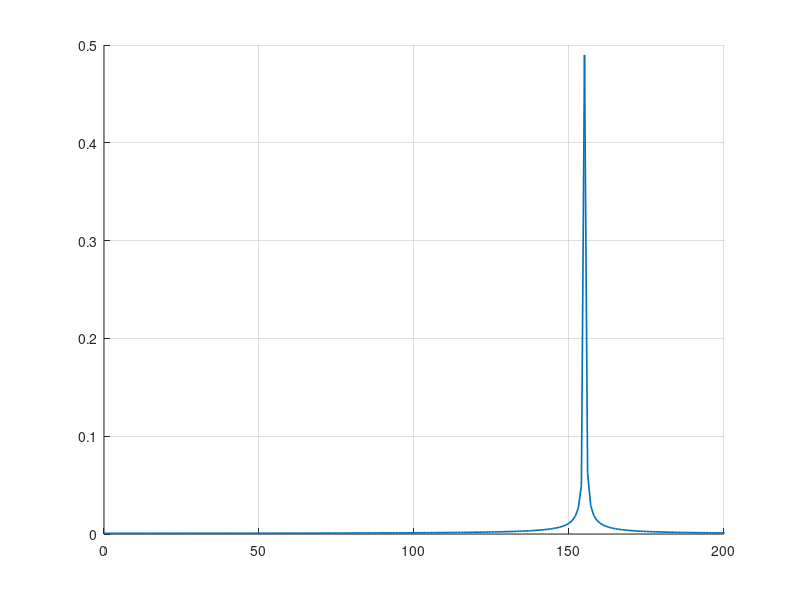
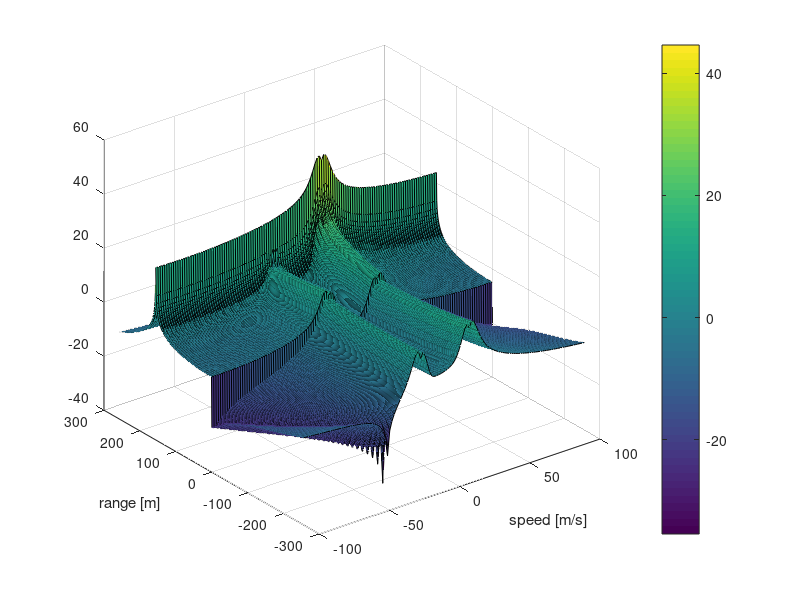

Reproduce these figures in MATLAB, in order. (Note: a time limit stopped this script after it produced the figures.)
clear all
clc;

%% System requirements
% Max Range (m)
rangeMax = 200;
% Range Resolution (m)
rangeRes = 1;
% Max Velocity (m/s)
velMax = 70;
% Velocity Resolution(m/s)
velRes = 3;
% Speed of light (m/s)
c = 3e8;

%% User Defined Range and Velocity of target
% define the target's initial position and velocity. Note : Velocity
% remains contant
% Initial target position (m)
x0 = 155;
% Initial target speed (m/s)
v0 = 30; % approaching target
% v0 = -30; % receding target

%% FMCW Waveform Generation

% Design the FMCW waveform by giving the specs of each of its parameters.
% Calculate the Bandwidth (B), Chirp Time (Tchirp) and Slope (slope) of the FMCW
% chirp using the requirements above.

% Bandwidth (Hz)
B = c / (2 * rangeRes);

% Chirp time (s)
Tchirp = 5.5 * 2 * rangeMax / c;

% Slope (1/s2)
slope = B / Tchirp;

%Operating carrier frequency of Radar (Hz)
fc = 77e9;             %carrier freq
                                      
%The number of chirps in one sequence. Its ideal to have 2^ value for the ease of running the FFT
%for Doppler Estimation. 
Nd = 128;                   % #of doppler cells OR #of sent periods % number of chirps

%The number of samples on each chirp. 
Nr = 1024;                  %for length of time OR # of range cells

% Timestamp for running the displacement scenario for every sample on each
% chirp. 
% We will have a total of Nr*Nd time samples to analyze at each
% update. In this case the last timestamp is t(end) = 1 ms
t = linspace(0, Nd*Tchirp, Nr*Nd+1); %total time for samples
t = t(1:end-1); % cut last point to make it of size Nr*Nd     

%Creating the vectors for Tx, Rx and Mix based on the total samples input.
Tx = zeros(1,length(t)); % transmitted signal
Rx = zeros(1,length(t)); % received signal
Mix = zeros(1,length(t)); % beat signal

%Similar vectors for range_covered and time delay.
r_t = zeros(1,length(t));
td = zeros(1,length(t));


%% Signal generation and Moving Target simulation
% Running the radar scenario over the time. 
for i=1:length(t)         
    
    %For each time stamp update the Range of the Target for constant velocity. 
    %Assuming t0 = t(1) = 0 s
    r_t(i) = x0 - v0 * t(i);
    
    %Compute signal return delay
    td(i) = 2 * r_t(i) / c;

    %For each time sample we need update the transmitted and
    %received signal. TODO: check whether to use slope or slope/2 
    %slope in case you have sawtooth chirp, slope/2 in case you have
    %triangular chirp
    
    % Assuming sawtooth chirp
    
    % transmitted signal
%   Tx(i)  = cos(2*pi * (fc*t(i) + slope*t(i)^2));
    Tx(i)  = cos(2*pi * ( fc*t(i) + slope* mod(t(i),Tchirp) *t(i) ) ); % reset frequency at each chirp
    
    % received signal
%   Rx(i)  = cos(2*pi * ( fc* (t(i)-td(i)) + slope* (t(i)-td(i))^2 ) );
    Rx(i)  = cos(2*pi * ( fc* (t(i)-td(i)) + slope* mod(t(i)-td(i),Tchirp) *(t(i)-td(i)) ) ); % reset frequency at each chirp
    
    % 
    %Now by mixing the Transmit and Receive generate the beat signal
    %This is done by element wise matrix multiplication of Transmit and
    %Receiver Signal. Check sign of speed
    Mix(i) = cos(2*pi* (2 * slope * r_t(i)/c * t(i) + 2 * fc * v0/c * t(i)));
    %*TODO* 
    % compute it also with elementwise multiplication... but you need the 
    % correct Tx and Rx signals
%     Mix(i) = Tx(i) .* Rx(i);
    
end

%% RANGE MEASUREMENT


% reshape the vector into Nr*Nd array. Nr and Nd here would also define the size of
% Range and Doppler FFT respectively.
Mix_mat = reshape(Mix, [Nr, Nd]);

% run the FFT on the beat signal along the range bins dimension (Nr) and
% normalize.
sig_fft = fft(Mix_mat, Nr, 1);
sig_fft = sig_fft / Nr;

% Take the absolute value of FFT output
sig_fft = abs(sig_fft);

% Output of FFT is double sided signal, but we are interested in only one side of the spectrum.
% Hence we throw out half of the samples.
sig_fft = sig_fft(1:(Nr/2+1));

% Frequency and range vectors
f = 1/(t(2)-t(1)) * (0:(Nr/2))/Nr;
range = c / (2 * slope) * f; 

% plotting the range
figure ('Name','Range from First FFT')
% subplot(2,1,1)

% plot FFT output 
hold on, grid on
plot(range, sig_fft, 'linewidth', 1.2)
 
axis ([0 200 0 0.5]);



%% RANGE DOPPLER RESPONSE
% The 2D FFT implementation is already provided here. This will run a 2DFFT
% on the mixed signal (beat signal) output and generate a range doppler
% map.You will implement CFAR on the generated RDM


% Range Doppler Map Generation.

% The output of the 2D FFT is an image that has response in the range and
% doppler FFT bins. So, it is important to convert the axis from bin sizes
% to range and doppler based on their Mix values.

% 2D FFT using the FFT size for both dimensions.
sig_fft2 = fft2(Mix_mat, Nr, Nd);

% Taking just one side of signal from Range dimension.
sig_fft2 = sig_fft2(1:Nr/2, 1:Nd);
% Shift zero-frequency component
sig_fft2 = fftshift(sig_fft2);
% Obtain Range-Doppler map from FFT modulus and convert it to dB
RDM = abs(sig_fft2);
RDM = pow2db(RDM) ;

%use the surf function to plot the output of 2DFFT and to show axis in both
%dimensions
doppler_axis = linspace(-100, 100, Nd);
range_axis = linspace(-200 , 200, Nr/2) * ((Nr/2)/400);
figure()
surf(doppler_axis, range_axis, RDM);
colorbar;
xlabel('speed [m/s]')
ylabel('range [m]')

%% CFAR implementation

%Slide Window through the complete Range Doppler Map
%Create empty matrix to hold the result of CA-CFAR 2D
sig_cfar = zeros(size(RDM));

%Select the number of Training Cells in both the dimensions.
Tr = 16;
Td = 8;
%Select the number of Guard Cells in both dimensions around the Cell under 
%test (CUT) for accurate estimation
Gr = 4;
Gd = 2;

% offset the threshold by SNR value in dB
SNR = 10;   % dB
threshold_cfar = zeros(size(RDM));

%Create a vector to store noise_level for each iteration on training cells
noise_level = zeros(size(RDM));

%design a loop such that it slides the CUT across range doppler map by
%giving margins at the edges for Training and Guard Cells.
%For every iteration sum the signal level within all the training
%cells. To sum convert the value from logarithmic to linear using db2pow
%function. Average the summed values for all of the training
%cells used. After averaging convert it back to logarithimic using pow2db.
%Further add the offset to it to determine the threshold. Next, compare the
%signal under CUT with this threshold. If the CUT level > threshold assign
%it a value of 1, else equate it to 0.

% Exclude cells that are too close to the borders: CUT should have margins
% for training and guard cells on both range and Doppler axis
for i = (1+(Tr+Gr)):(size(RDM,1)-(Tr+Gr))
    
    for j = (1+(Td+Gd)):(size(RDM,2)-(Td+Gd))
    % Use RDM[x,y] as the matrix from the output of 2D FFT for implementing
    % CFAR
    
    % Here we use linear indexing to select matrix indices
    % Select the grid that includes the training, guard and test cells
    [ii_tot, jj_tot] = meshgrid((i-(Tr+Gr)):(i+(Tr+Gr)), (j-(Td+Gd)):(j+(Td+Gd)));
    ids_tot = sub2ind(size(RDM), ii_tot(:), jj_tot(:));
    % Select the grid that includes cells in the guard region and cell under test.
    [ii_grd, jj_grd] = meshgrid((i-Gr):(i+Gr), (j-Gd):(j+Gd));
    ids_grd = sub2ind(size(RDM), ii_grd(:), jj_grd(:));
    % Subtract sets to obtain the training cells
    ids_trn = setdiff(ids_tot, ids_grd);
    
    % Average noise across training cells (convert to power for averaging)
    % noise is in dB
    noise_level(i,j) = mean(db2pow(RDM(ids_trn)));
    noise_level(i,j) = pow2db(noise_level(i,j));
    
    % Add the offset (in dB) to the threshold
    threshold_cfar(i,j) = noise_level(i,j) + SNR;
    
    % If the CUT signal level is greater than the Threshold, assign a value 
    % of 1, else equate it to zero.
    sig_cfar(i,j) = double( RDM(i,j) > threshold_cfar(i,j) );
    
    end
end

% The process above will generate a thresholded block, which is smaller 
%than the Range Doppler Map as the CUT cannot be located at the edges of
%matrix. Hence,few cells will not be thresholded. To keep the map size same
% set those values to 0. 
% Already done by initialization


%display the CFAR output using the Surf function like we did for Range
%Doppler Response output.
figure()
surf(doppler_axis, range_axis, sig_cfar)
colorbar;
xlabel('speed [m/s]')
ylabel('range [m]')


 
 
